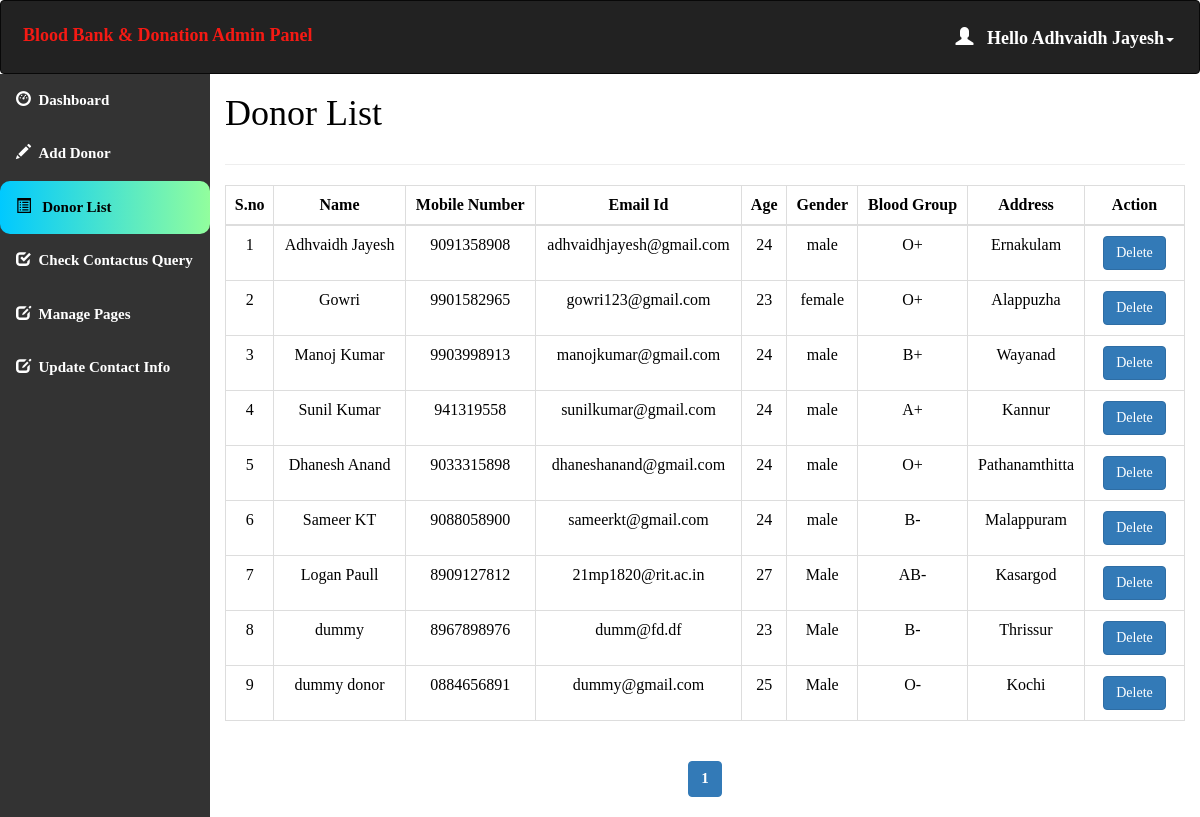
Screenshot of /admin/donor_list.php (signed in) with the database file from the repository.
### tables this page shows
CREATE TABLE `users` (
  `uid` int(10) NOT NULL,
  `uname` varchar(20) DEFAULT NULL,
  `type` varchar(20) NOT NULL,
  `email` varchar(30) NOT NULL,
  `upass` varchar(20) DEFAULT NULL
);

CREATE TABLE `donor_details` (
  `donor_id` int(255) NOT NULL,
  `uid` int(255) NOT NULL,
  `donor_number` varchar(10) NOT NULL,
  `donor_age` int(60) NOT NULL,
  `donor_gender` varchar(10) NOT NULL,
  `donor_blood` int(10) NOT NULL,
  `donor_address` varchar(100) NOT NULL,
  `fees` int(11) NOT NULL,
  `hascertificate` tinyint(1) NOT NULL DEFAULT 0
);

CREATE TABLE `blood` (
  `blood_id` int(11) NOT NULL,
  `blood_group` varchar(10) NOT NULL
);

### admin/donor_list.php (the view, shortened to what this page needs)
<html>
<head>
  <link rel="stylesheet" href="https://maxcdn.bootstrapcdn.com/bootstrap/3.4.1/css/bootstrap.min.css">
</head>
<?php
include 'conn.php';
if (isset($_SESSION['loggedin']) && $_SESSION['loggedin'] == true) {
?>
  <body style="color:black">
    <div id="header">
      <?php include 'header.php';
      ?>
    </div>
    <div id="sidebar">
      <?php $active = "list";
      include 'sidebar.php'; ?>
    </div>
    <div id="content">
      <div class="content-wrapper">
        <div class="container-fluid">
          <div class="row">
            <div class="col-md-12 lg-12 sm-12">
              <h1 class="page-title">Donor List</h1>
            </div>
          </div>
          <hr>
          <?php
          include 'conn.php';
          $limit = 10;
          if (isset($_GET['page'])) {
            $page = $_GET['page'];
          } else {
            $page = 1;
          }
          $offset = ($page - 1) * $limit;
          $count = $offset + 1;
          $sql= "select * from donor_details join users join blood where users.uid=donor_details.uid and donor_details.donor_blood=blood.blood_id LIMIT {$offset},{$limit}";
          $result = mysqli_query($conn, $sql);
          if (mysqli_num_rows($result) > 0) {
          ?>
            <div class="table-responsive">
              <table class="table table-bordered" style="text-align:center">
                <thead style="text-align:center">
                  <th style="text-align:center">S.no</th>
                  <th style="text-align:center">Name</th>
                  <th style="text-align:center">Mobile Number</th>
                  <th style="text-align:center">Email Id</th>
                  <th style="text-align:center">Age</th>
                  <th style="text-align:center">Gender</th>
                  <th style="text-align:center">Blood Group</th>
                  <th style="text-align:center">Address</th>
                  <th style="text-align:center">Action</th>
                </thead>
                <tbody>
                  <?php
                  while ($row = mysqli_fetch_assoc($result)) { ?>
                    <tr>
                      <td><?php echo $count++; ?></td>
                      <td><?php echo $row['uname']; ?></td>
                      <td><?php echo $row['donor_number']; ?></td>
                      <td><?php echo $row['email']; ?></td>
                      <td><?php echo $row['donor_age']; ?></td>
                      <td><?php echo $row['donor_gender']; ?></td>
                      <td><?php
                                echo $row['blood_group'];
                                ?>
                      </td>
                      <td><?php echo $row['donor_address']; ?></td>
                      <td id="he" style="width:100px">
                      <button class="btn btn-primary">
                        <a style="color:white;text-decoration:none" href='delete.php?id=<?php echo $row['donor_id']; ?>'> Delete </a>
                      </button>
                      </td>
                    </tr>
                  <?php } ?>
                </tbody>
              </table>
            </div>
          <?php } ?>
          <div class="table-responsive" style="text-align:center;align:center">
            <?php
            $sql1 = "SELECT * FROM donor_details";
            $result1 = mysqli_query($conn, $sql1) or die("Query Failed.");
            if (mysqli_num_rows($result1) > 0) {
              $total_records = mysqli_num_rows($result1);
              $total_page = ceil($total_records / $limit);
              echo '<ul class="pagination admin-pagination">';
              for ($i = 1; $i <= $total_page; $i++) {
                if ($i == $page) {
                  $active = "active";
                } else {
                  $active = "";
                }
                echo '<li class="' . $active . '"><a href="donor_list.php?page=' . $i . '">' . $i . '</a></li>';
              }
              echo '</ul>';
            }
            ?>
          </div>
        </div>
      </div>
    </div>
  <?php }
  ?>
  </body>
</html>

### admin/header.php (shortened to what this page needs)
<!DOCTYPE html>
<html>
<head>
  <link rel="stylesheet" href="https://maxcdn.bootstrapcdn.com/bootstrap/3.4.1/css/bootstrap.min.css">
</head>
<body>
<nav class="navbar navbar-inverse">
  <div class="container-fluid">
    <div class="navbar-header">
      <a class="navbar-brand" id="qq" href="dashboard.php" style="color:#F51A14;">Blood Bank & Donation Admin Panel</a>
    </div>
    <ul class="nav navbar-nav navbar-right">
      <li class="dropdown"><a class="dropdown-toggle" id="qw" data-toggle="dropdown" href="#" style="font-weight:bold;color:white "> <span class="glyphicon glyphicon-user"></span>&nbsp&nbsp
        <?php
        include 'conn.php';
        $username=$_SESSION['username'];
        $sql="select * from users where uname='$username'";
        $result=mysqli_query($conn,$sql) or die("query failed.");
        $row=mysqli_fetch_assoc($result);
        echo "Hello ".$row['uname'];
       ?><span class="caret"></span></a>
    </li>
    </ul>
  </div>
</nav>
</body></html>

### admin/donor_list.php (style rules this page uses)
#sidebar { position: relative; margin-top: -20px }
#content { position: relative; margin-left: 210px }
#he { font-size: 14px; font-weight: 600; text-transform: uppercase; padding: 10px; color: #fff; text-decoration: none; border-radius: 3px; justify-self: center }

### admin/header.php (style rules this page uses)
.navbar { background-color: #333333 ; padding: 10px 10px; color:#FF0404 ; }
.navbar a { float: left; color: white; text-align: center; padding: 12px; text-decoration: none; font-size: 18px; line-height: 25px; }
.navbar-brand { font-size: 25px; font-weight: bold; }
.navbar a { float: none; display: block; text-align: left; }
.navbar-right { float: none; }

### admin/sidebar.php (style rules this page uses)
body { margin: 0; font-family: 'Averia Gruesa Libre'; font-size: 15px; color: #F8F9F9; }

### rows the page displays
users: uname "Adhvaidh Jayesh"
donor_details: uid.uname "Adhvaidh Jayesh", donor_number "9091358908", uid.email "adhvaidhjayesh@gmail.com", donor_age "24", donor_gender "male", donor_blood.blood_group "O+", donor_address "Ernakulam"
donor_details: uid.uname "Gowri", donor_number "9901582965", uid.email "gowri123@gmail.com", donor_age "23", donor_gender "female", donor_blood.blood_group "O+", donor_address "Alappuzha"
donor_details: uid.uname "Manoj Kumar", donor_number "9903998913", uid.email "manojkumar@gmail.com", donor_age "24", donor_gender "male", donor_blood.blood_group "B+", donor_address "Wayanad"
donor_details: uid.uname "Sunil Kumar", donor_number "941319558", uid.email "sunilkumar@gmail.com", donor_age "24", donor_gender "male", donor_blood.blood_group "A+", donor_address "Kannur"
donor_details: uid.uname "Dhanesh Anand", donor_number "9033315898", uid.email "dhaneshanand@gmail.com", donor_age "24", donor_gender "male", donor_blood.blood_group "O+", donor_address "Pathanamthitta"
donor_details: uid.uname "Sameer KT", donor_number "9088058900", uid.email "sameerkt@gmail.com", donor_age "24", donor_gender "male", donor_blood.blood_group "B-", donor_address "Malappuram"
donor_details: uid.uname "Logan Paull", donor_number "8909127812", uid.email "21mp1820@rit.ac.in", donor_age "27", donor_gender "Male", donor_blood.blood_group "AB-", donor_address "Kasargod"
donor_details: uid.uname "dummy", donor_number "8967898976", uid.email "dumm@fd.df", donor_age "23", donor_gender "Male", donor_blood.blood_group "B-", donor_address "Thrissur"
donor_details: uid.uname "dummy donor", donor_number "0884656891", uid.email "dummy@gmail.com", donor_age "25", donor_gender "Male", donor_blood.blood_group "O-", donor_address "Kochi"
